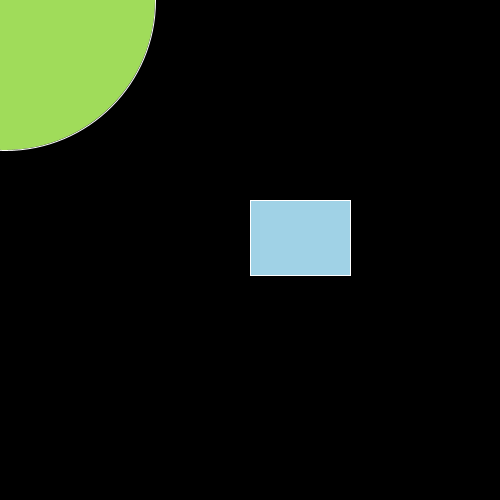
Frame 1 (no input)
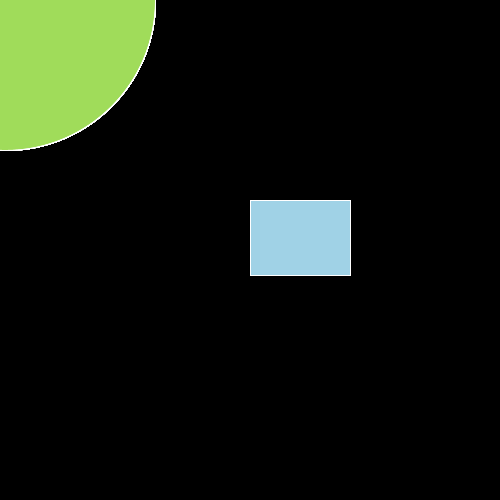
Frame 60 (the mouse pressed at the canvas centre just before this capture)
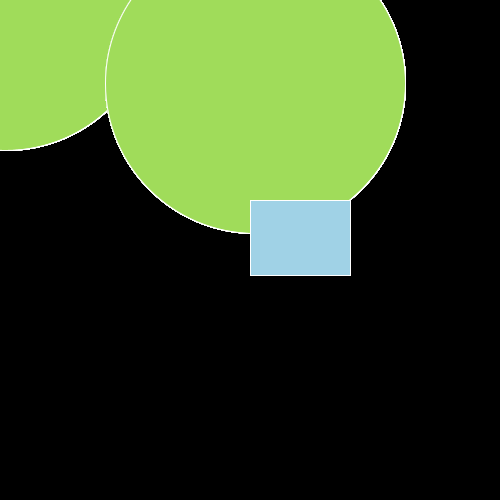
Frame 120 (the mouse held since frame 60 and released just before this capture)

The Processing sketch that drew these frames (run headless with seeded random() and noise(); from frame 60 on, the mouse is pressed at the canvas centre):

// Processing sketch: Processing_Tutorial_3_Interact
// ── Processing_Tutorial_3_Interact.pde
//Interact

//setup: once at the start
//draw: loop forever
//void - code that tells the function doesn't return anything after code execution
//variable - word that represents a number
void setup(){
  size(500,500); //size(width, height);
  background(0);
}

void draw(){
  
  stroke(255,255,255);
  fill(160,220,90);
  ellipse(mouseY+5,mouseX/3,300,300);
  
  fill(160,210,230);
  rect(250, 200, 100,75);
}
